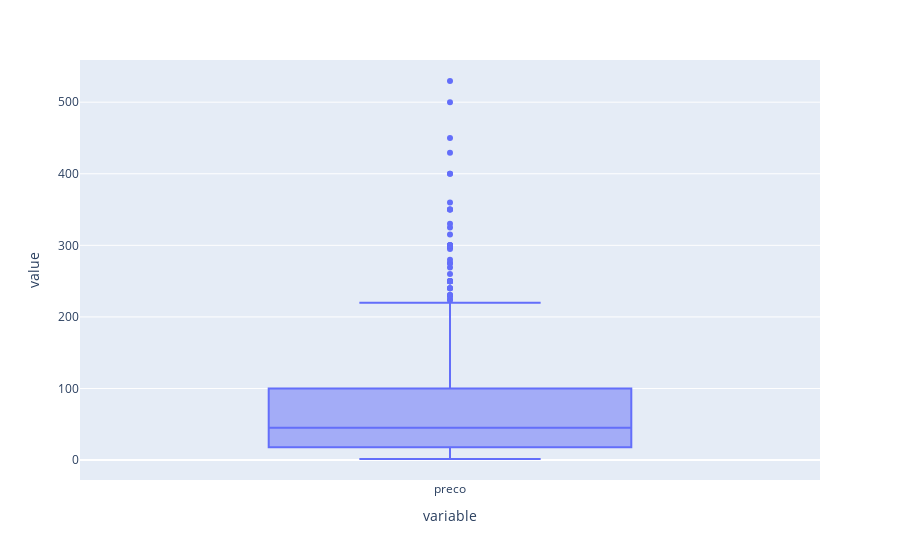

Source (notebook cell):
### Markdown cell above
## Tratamento de Outlier

Ao realizar análise dos outlier da base, verificamos que apesar de fora do desvio padrão, estes dados não deveriam ser descartados, uma vez que representam o valor real do item.

### Code cell
px.box(dados.preco)

### Figure 1 — Plotly figure (JSON) as saved in the notebook; plotly's stock layout.template omitted (floating-point values rounded to 4 significant figures; data arrays with more than 128 entries replaced by an {"elided": "..."} marker saying what was removed)
{"data": [{"alignmentgroup": "True", "hovertemplate": "variable=%{x}<br>value=%{y}<extra></extra>", "legendgroup": "", "marker": {"color": "#636efa"}, "name": "", "notched": false, "offsetgroup": "", "orientation": "v", "showlegend": false, "type": "box", "x": {"elided": "597 str values"}, "x0": " ", "xaxis": "x", "y": {"elided": "597 float values"}, "y0": " ", "yaxis": "y"}], "layout": {"boxmode": "group", "legend": {"tracegroupgap": 0}, "margin": {"t": 60}, "xaxis": {"anchor": "y", "domain": [0, 1], "title": {"text": "variable"}}, "yaxis": {"anchor": "x", "domain": [0, 1], "title": {"text": "value"}}}}
